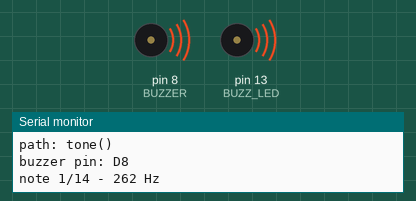
This program was run on a simulated Arduino Nano, built with avr-gcc and run on an emulated ATmega328P. Parts: buzzer (waves = sounding, pin HIGH), the last lines printed to the serial monitor.

Above: at 0.16 s.
At 5.6 s:
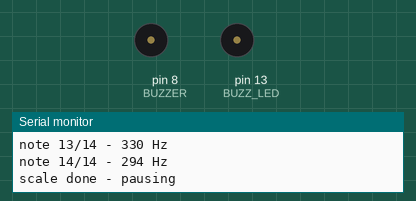
Timing chart, 0 to 6.9 s (numbered marks = the images above):
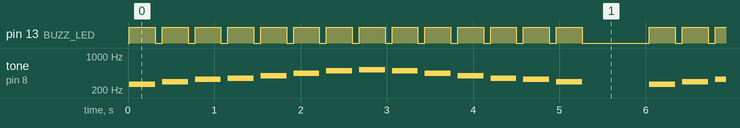

Measured:
- by itself, pin 13 (BUZZ_LED): moves between LOW and HIGH, repeating every 6.0 s
- by itself, tone on pin 8 (BUZZER): plays 262 Hz for 0.30 s, 294 Hz for 0.30 s, 330 Hz for 0.30 s, 349 Hz for 0.30 s, 392 Hz for 0.30 s, 440 Hz for 0.30 s … (303 notes in this stretch)

The program:

main.cpp
```cpp
/* LEMON PIANO V0 — buzzer bring-up: play a scale, forever
   Author : Sergio Conejero, 2026-07-26

   The smallest board in the project: an ATmega328 and ONE passive buzzer on D8.
   No keys, no LEDs (bar the on-board one), no game, no touch sensing — so if
   this does not sound right, the problem is the buzzer, its wiring, or the pin,
   and nothing else.

   What it does, in a loop that never ends:
     C4 D4 E4 F4 G4 A4 B4 C5   (ascending)
     C5 B4 A4 G4 F4 E4 D4      (descending, back to the start)
     ... short pause, repeat.

   Each note is NOTE_MS long with a real GAP_MS of SILENCE after it, so you can
   hear where every note starts and stops. The on-board LED (D13) lights for the
   duration of each note: if the LED steps through the scale but you hear
   nothing (or a rattle), the sketch is fine and the fault is downstream.
   Every note is also printed at 9600 baud.

   Two playback paths, so you can tell WHICH one degraded:
     - default            -> tone() / noTone(), the AVR hardware timer path used
                             for key notes in every version.
     - -DUSE_BUZZ         -> the bit-banged square wave (buzz(), digitalWrite +
                             delayMicroseconds) that playSong() uses for the
                             Mario themes. Build it with `pio run -e nanoatmega328-buzz`.

   Buzzer pin: D8 on hardware — the same pin every version uses, so nothing has
   to be rewired to run this. In the Velxio browser build the buzzer moves to
   D11 (see emuTone below).
*/

#include <Arduino.h>

//################################
//###########  PINS ##############
//################################
#ifdef VELXIO_EMULATION
#define BUZZER 11  // Velxio polls Timer2 duty only on PWM pins (3/5/6/9/10/11)
                   // and fires note-off only on a duty->0 event; on D8 the first
                   // tone would beep forever (see emuTone below)
#else
#define BUZZER 8   // hardware: the project's buzzer pin in every version
#endif
#define BUZZ_LED 13  // on-board LED — lit for the duration of each note

//################################
//#########  THE SCALE ###########
//################################
// One octave of C major. Frequencies in Hz (equal temperament, A4 = 440).
#define NOTE_C4 262
#define NOTE_D4 294
#define NOTE_E4 330
#define NOTE_F4 349
#define NOTE_G4 392
#define NOTE_A4 440
#define NOTE_B4 494
#define NOTE_C5 523

const int SCALE[] = {
  NOTE_C4, NOTE_D4, NOTE_E4, NOTE_F4, NOTE_G4, NOTE_A4, NOTE_B4, NOTE_C5,
  NOTE_B4, NOTE_A4, NOTE_G4, NOTE_F4, NOTE_E4, NOTE_D4,
};
const uint8_t SCALE_LENGTH = sizeof(SCALE) / sizeof(SCALE[0]);

const unsigned long NOTE_MS  = 300;   // how long each note sounds
const unsigned long GAP_MS   = 80;    // silence between notes (hear each attack)
const unsigned long PAUSE_MS = 700;   // silence between passes of the scale

const bool serialEnabled = true;      // note log at 9600 baud

//################################
//#######  BUZZER PATHS ##########
//################################

#ifdef VELXIO_EMULATION
// Velxio's buzzer part starts a WebAudio note when Timer2 duty goes >0 and stops
// it ONLY on a duty->0 event, and noTone() leaves OCR2A set. Clearing OCR2A after
// each note is what makes the note actually END in the browser.
void emuTone(int frequency, unsigned long duration) {
  if (frequency <= 0) return;
  tone(BUZZER, frequency);
  delay(duration);
  noTone(BUZZER);
  OCR2A = 0;
}
#endif

#ifdef USE_BUZZ
// The bit-banged square wave used by playSong() for the Mario themes: toggle the
// pin by hand, half a period at a time. Blocking, and it holds the pin, so it
// cannot share the timer with tone().
void buzz(int pin, long frequency, long length) {
  if (frequency <= 0) return;                       // no divide-by-zero
  long halfPeriodUs = 1000000L / frequency / 2;
  long cycles = frequency * length / 1000;
  for (long i = 0; i < cycles; i++) {
    digitalWrite(pin, HIGH);
    delayMicroseconds(halfPeriodUs);
    digitalWrite(pin, LOW);
    delayMicroseconds(halfPeriodUs);
  }
}
#endif

// Play one note through whichever path this build selected, then go silent.
void playNote(int frequency) {
  digitalWrite(BUZZ_LED, HIGH);

#if defined(VELXIO_EMULATION)
  emuTone(frequency, NOTE_MS);
#elif defined(USE_BUZZ)
  buzz(BUZZER, frequency, (long) NOTE_MS);
#else
  tone(BUZZER, frequency);
  delay(NOTE_MS);
  noTone(BUZZER);
#endif

  digitalWrite(BUZZ_LED, LOW);
  delay(GAP_MS);                  // real silence — this is what makes a dropout
}                                 // or a stuck note obvious

//################################
//###########  SETUP #############
//################################
void setup() {
  if (serialEnabled) {
    Serial.begin(9600);
    Serial.println(F("Lemon Piano V0 - buzzer scale"));
#ifdef USE_BUZZ
    Serial.println(F("path: bit-banged buzz()"));
#else
    Serial.println(F("path: tone()"));
#endif
    Serial.print(F("buzzer pin: D"));
    Serial.println(BUZZER);
  }

  pinMode(BUZZER, OUTPUT);
  digitalWrite(BUZZER, LOW);
  pinMode(BUZZ_LED, OUTPUT);
  digitalWrite(BUZZ_LED, LOW);
}


//################################
//###########  LOOP ##############
//################################
void loop() {
  for (uint8_t i = 0; i < SCALE_LENGTH; i++) {
    if (serialEnabled) {
      Serial.print(F("note "));
      Serial.print(i + 1);
      Serial.print(F("/"));
      Serial.print(SCALE_LENGTH);
      Serial.print(F(" - "));
      Serial.print(SCALE[i]);
      Serial.println(F(" Hz"));
    }
    playNote(SCALE[i]);
  }

  if (serialEnabled) Serial.println(F("scale done - pausing"));
  delay(PAUSE_MS);
}
```
